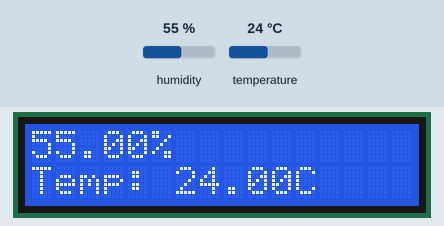
Simulated run of this sketch. Board: Arduino Uno, built with avr-gcc and run on an emulated ATmega328P. On the bench: 16×2 character LCD. Inputs (shaded band) come from the test bench; at power-on: humidity 55 %, temperature 24 °C.

Above: at 1.2 s.
1.3 s: humidity set to 22 %
At 6.1 s:
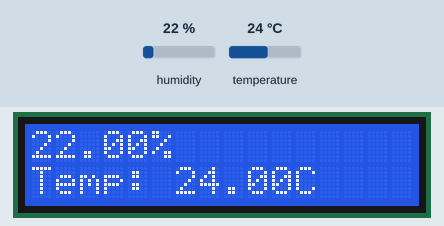
7.3 s: temperature set to 12 °C
At 11.5 s:
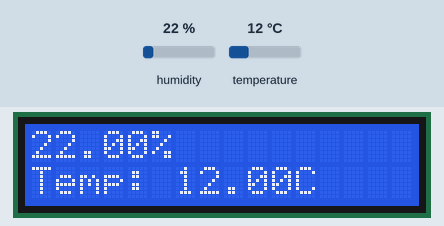
13.3 s: humidity set to 40 %
At 15.6 s:
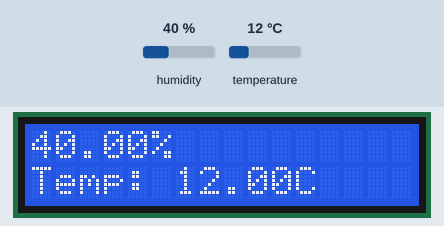
19.3 s: temperature set to 19 °C
At 21.0 s:
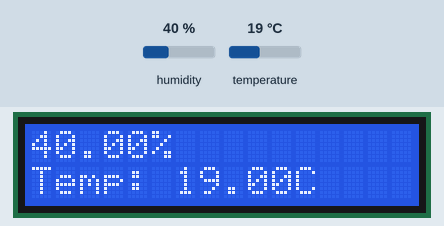
Timing chart, 0 to 22.5 s (numbered marks = the images above; inputs shaded):
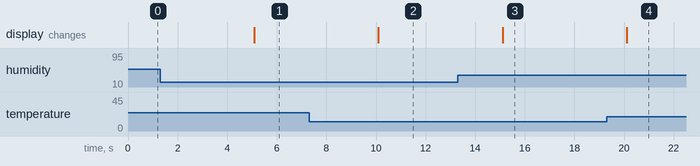

The sketch:

Lab_4.1_LCD_Thermometer_and_Humidity_moinitor.ino
```cpp
#include <LiquidCrystal.h>
#include <DHT.h>

const int rs = 12, en = 11, d4 = 5 , d5 = 4,d6 = 3, d7 = 2;
LiquidCrystal lcd(rs,en,d4,d5,d6,d7);

DHT dht;

void setup() {
  lcd.begin(16,2);
  lcd.display();
  dht.setup(7);

}

void loop() {
  float hum = dht.getHumidity();
  float temp = dht.getTemperature();

  lcd.setCursor(0,0);
  lcd.print(hum);
  lcd.print("%");
  lcd.setCursor(0,1);
  lcd.print("Temp: ");
  lcd.print(temp);
  lcd.println("C     ");

  delay(5000);

}
```

Measured:
- after the input at 1.3 s, the display: changes after 3.8 s (image 1)
- after the input at 7.3 s, the display: changes after 2.8 s (image 2)
- after the input at 13.3 s, the display: changes after 1.8 s (image 3)
- after the input at 19.3 s, the display: changes after 0.81 s (image 4)
